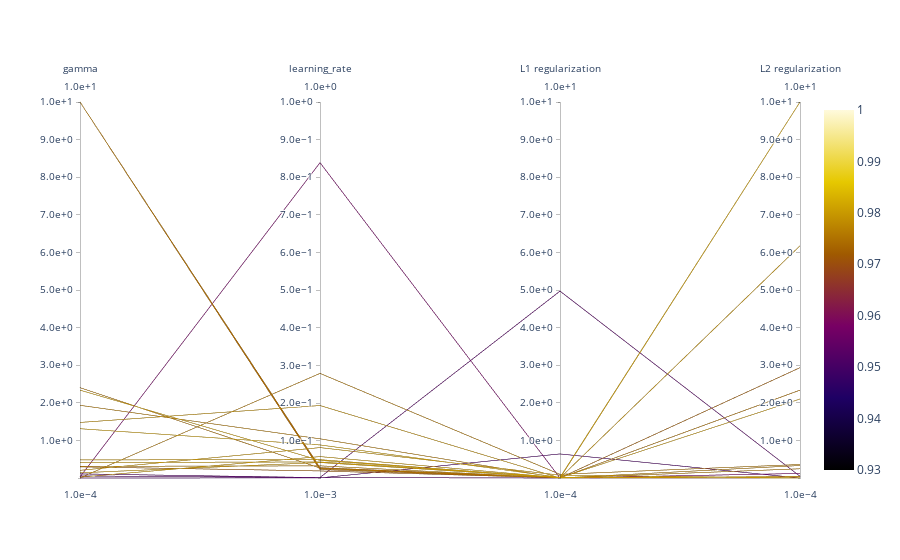

Notebook source saved alongside this figure:
### Code cell
# XGB hparams
fig = go.Figure(data=
   go.Parcoords(
       line = dict(color = df_plot['val/avgPrecision_macro'],
           colorscale = 'Electric',
           showscale = True,
           cmin = 0.93,
           cmax = 1.0),
       dimensions = list([
           dict(range = [1e-4, 10],
                label = 'gamma', values = df_plot['decoder.gamma'], tickformat = '.1e'),
           dict(range = [1e-3, 1],
                label = 'learning_rate', values = df_plot['decoder.learning_rate'], tickformat = '.1e'),
           dict(range = [1e-4, 10],
                label = 'L1 regularization', values = df_plot['decoder.reg_alpha'], tickformat = '.1e'),
           dict(range = [1e-4, 10],
                label = 'L2 regularization', values = df_plot['decoder.reg_lambda'], tickformat = '.1e'),
       ])
   )
)
fig.show()

### Figure 1 — Plotly figure (JSON) as saved in the notebook; plotly's stock layout.template omitted (floating-point values rounded to 4 significant figures; data arrays with more than 128 entries replaced by an {"elided": "..."} marker saying what was removed)
{"data": [{"dimensions": [{"label": "gamma", "range": [0.0001, 10], "tickformat": ".1e", "values": {"elided": "180 float values"}}, {"label": "learning_rate", "range": [0.001, 1], "tickformat": ".1e", "values": {"elided": "180 float values"}}, {"label": "L1 regularization", "range": [0.0001, 10], "tickformat": ".1e", "values": {"elided": "180 float values"}}, {"label": "L2 regularization", "range": [0.0001, 10], "tickformat": ".1e", "values": {"elided": "180 float values"}}], "line": {"cmax": 1, "cmin": 0.93, "color": {"elided": "180 float values"}, "colorscale": [[0, "rgb(0, 0, 0)"], [0.2, "rgb(30,0,100)"], [0.4, "rgb(120,0,100)"], [0.6, "rgb(160,90,0)"], [0.8, "rgb(230,200,0)"], [1, "rgb(255,250,220)"]], "showscale": true}, "type": "parcoords"}], "layout": {"autosize": true}}
